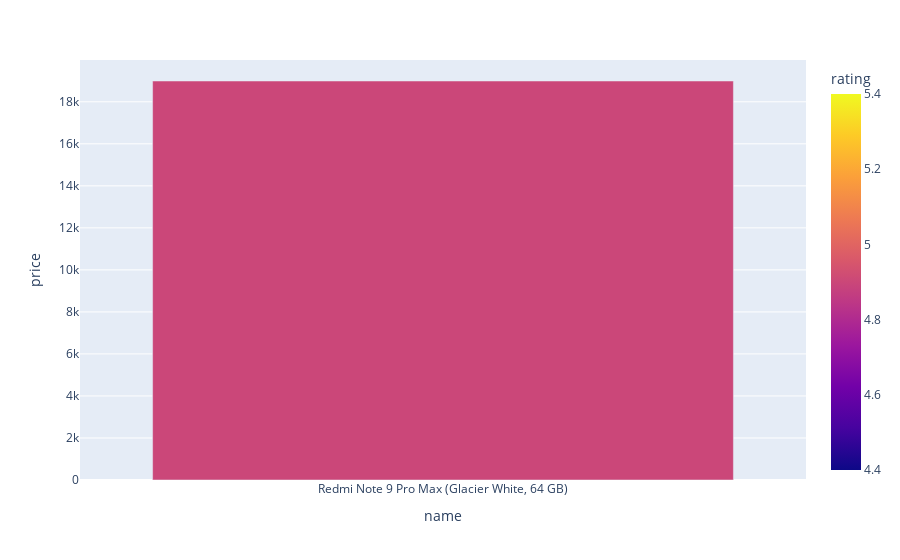

The cell this chart's notebook holds for it:
### Code cell
px.bar(data_frame=clear_result , x='name' , y='price' , color='rating')

### Figure 1 — Plotly figure (JSON) as saved in the notebook; plotly's stock layout.template omitted (floating-point values rounded to 4 significant figures)
{"data": [{"hovertemplate": "name=%{x}<br>price=%{y}<br>rating=%{marker.color}<extra></extra>", "legendgroup": "", "marker": {"color": [4.9], "coloraxis": "coloraxis", "pattern": {"shape": ""}}, "name": "", "orientation": "v", "showlegend": false, "textposition": "auto", "type": "bar", "x": ["Redmi Note 9 Pro Max (Glacier White, 64 GB)"], "xaxis": "x", "y": [18990], "yaxis": "y"}], "layout": {"barmode": "relative", "coloraxis": {"colorbar": {"title": {"text": "rating"}}, "colorscale": [[0, "#0d0887"], [0.1111, "#46039f"], [0.2222, "#7201a8"], [0.3333, "#9c179e"], [0.4444, "#bd3786"], [0.5556, "#d8576b"], [0.6667, "#ed7953"], [0.7778, "#fb9f3a"], [0.8889, "#fdca26"], [1, "#f0f921"]]}, "legend": {"tracegroupgap": 0}, "margin": {"t": 60}, "xaxis": {"anchor": "y", "domain": [0, 1], "title": {"text": "name"}}, "yaxis": {"anchor": "x", "domain": [0, 1], "title": {"text": "price"}}}}
